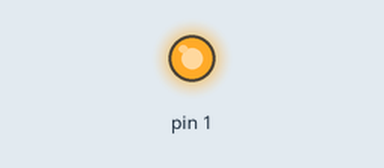
Simulated run of this sketch. Board: Arduino Uno, built with avr-gcc and run on an emulated ATmega328P. Shown: output pins drawn as LEDs (lit = HIGH).

Above: at 0.1 s.
At 2.1 s:
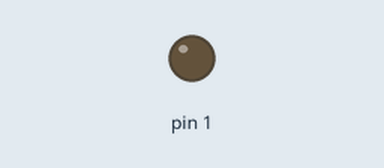
Timing chart, 0 to 3.6 s (numbered marks = the images above):
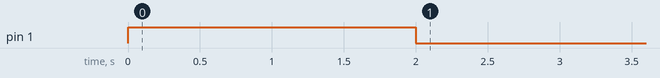

The sketch:

main.ino
```cpp
unsigned long timing;
#define WAIT 25200UL   //in sec both (7 часов)
#define WORK 10      //in sec both

void setup() {
  for (byte i = 0; i < 6; i++) {
    pinMode(i, INPUT);
  }
  pinMode(1, OUTPUT);
  digitalWrite(1,1);
  delay(2000); // test after start. 2 Sec pump water
  digitalWrite(1,0);
}

void loop() {
  if (millis() - timing >= WAIT*1000+WORK*1000) {
    timing = millis();
    digitalWrite(1,1);
    delay(WORK*1000);
    digitalWrite(1,0);
  }

}
```
